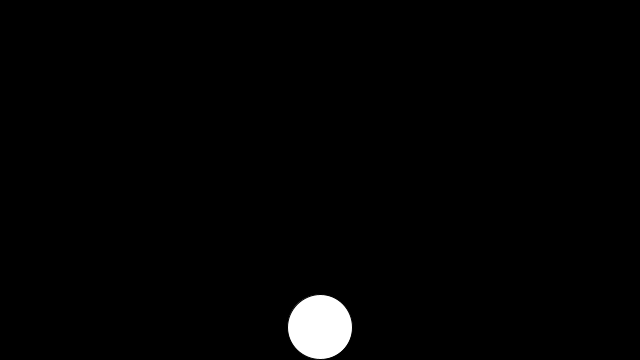
Frame 1 (no input)
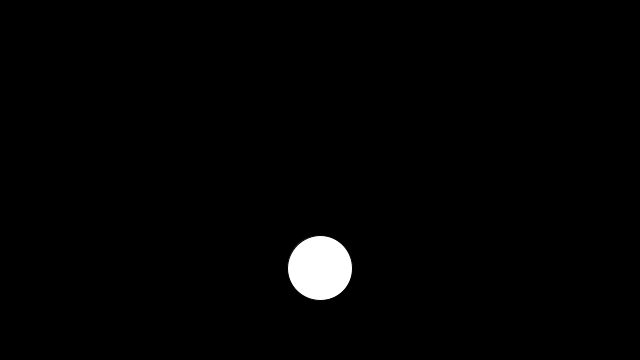
Frame 60 (the mouse pressed at the canvas centre just before this capture)
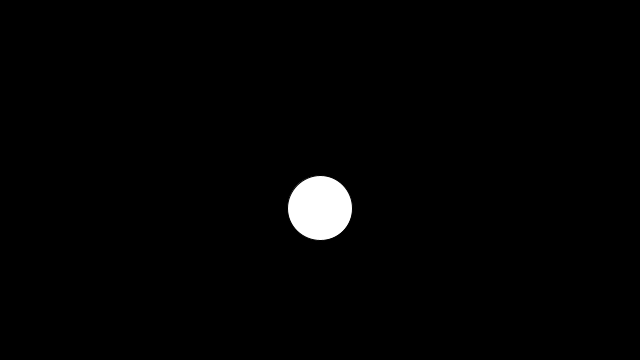
Frame 120 (the mouse held since frame 60 and released just before this capture)

The Processing sketch that drew these frames (run headless with seeded random() and noise(); from frame 60 on, the mouse is pressed at the canvas centre):

// Processing sketch: Class_and_new
// ── Class_and_new.pde
//******************************************** new *************************************************//

//Description

//Creates a "new" object.
//The keyword new is typically used similarly to the applications in the above example.
//In this example, a new object "h1" of the datatype "HLine" is created.
//On the following line, a new array of floats called "speeds" is created.

Ball b;

void setup()
{
  size(640,360);
  b = new Ball();
}

void draw()
{
  background(0);
  
  b.display();
  b.update();
  b.check();
}

void mousePressed()
{
 b.pop();
}

// ── Ball.pde
//******************************************** Class *************************************************//

//Description  

//Keyword used to indicate the declaration of a class. 
//A class is a composite of fields (data) and methods (functions that are a part of the class) which may be instantiated as objects. 
//The first letter of a class name is usually uppercase to separate it from other kinds of variables. 
//A related tutorial on Object-Oriented Programming is hosted on the Oracle website.

//Syntax  

//class ClassName {
//  statements
//}

//Parameters  

//ClassName: Any valid variable name
//statements: any valid statements

class Ball
{
  float x;
  float y;

  Ball()
  {
    x = width/2;
    y = height-33;
  }
  void display()
  {
    ellipse(x, y, 65, 65);
  }
  void update()
  {
    y--;
  }
  void check()
  {
    if (y<=33)
    {
      y = 33;
    }
  }

  void pop()
  {
    float a = 0;
    a = (int)dist(mouseX,mouseY,x,y);
  if(a<33)
  {
    fill(0);
    stroke(0);
  }
}
}
